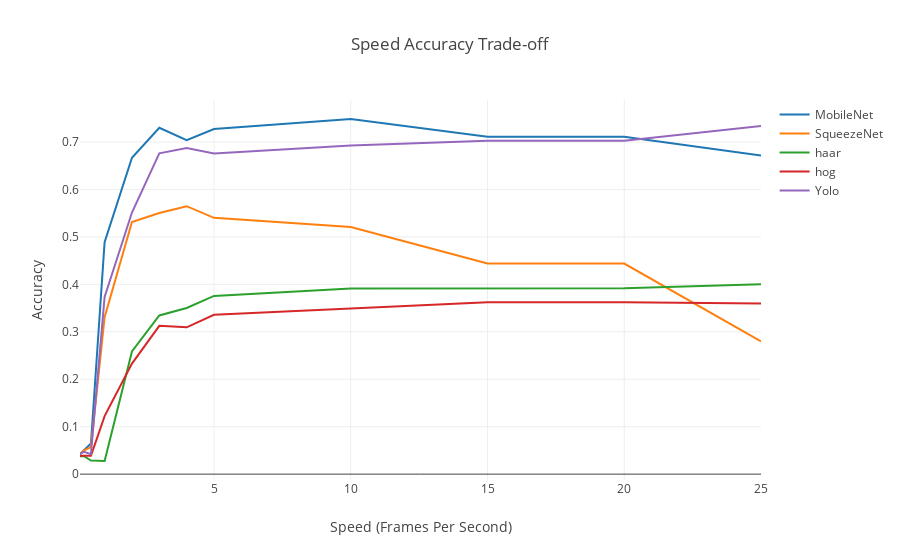

Write notebook code for a chart like this one.
### Code cell
algos = ['MobileNet', 'SqueezeNet', 'haar', 'hog', 'Yolo']
traces = []

for algo in algos:
    trace = go.Scatter(
        y=accuracy_results[accuracy_results['ALGO'] == algo]['AVG_ACC'],
        x=accuracy_results[accuracy_results['ALGO'] == algo]['SPEED'],
        mode='lines',
        name=algo
    )
    traces.append(trace)
    
data = traces
layout = dict(
    title = 'Speed Accuracy Trade-off',
    yaxis = dict(title = 'Accuracy'),
    xaxis = dict(title = 'Speed (Frames Per Second)'),
)
fig = dict(data=data, layout=layout)
iplot(fig)

### Figure 1 — Plotly figure (JSON) as saved in the notebook; plotly's stock layout.template omitted (floating-point values rounded to 4 significant figures)
{"data": [{"mode": "lines", "name": "MobileNet", "type": "scatter", "x": [0.1, 0.25, 0.5, 1, 2, 3, 4, 5, 10, 15, 20, 25], "y": [0.04223, 0.05017, 0.06456, 0.4891, 0.6668, 0.73, 0.7038, 0.7274, 0.7485, 0.7112, 0.7112, 0.6715]}, {"mode": "lines", "name": "SqueezeNet", "type": "scatter", "x": [0.1, 0.25, 0.5, 1, 2, 3, 4, 5, 10, 15, 20, 25], "y": [0.04223, 0.05017, 0.05683, 0.3308, 0.5315, 0.5505, 0.5647, 0.5402, 0.5209, 0.4439, 0.4439, 0.28]}, {"mode": "lines", "name": "haar", "type": "scatter", "x": [0.1, 0.25, 0.5, 1, 2, 3, 4, 5, 10, 15, 20, 25], "y": [0.03778, 0.03778, 0.02861, 0.0277, 0.2587, 0.3344, 0.3502, 0.3756, 0.3911, 0.3919, 0.3919, 0.4001]}, {"mode": "lines", "name": "hog", "type": "scatter", "x": [0.1, 0.25, 0.5, 1, 2, 3, 4, 5, 10, 15, 20, 25], "y": [0.03865, 0.03889, 0.03874, 0.1223, 0.233, 0.3126, 0.3095, 0.3358, 0.3488, 0.3622, 0.3622, 0.3596]}, {"mode": "lines", "name": "Yolo", "type": "scatter", "x": [0.1, 0.25, 0.5, 1, 2, 3, 4, 5, 10, 15, 20, 25], "y": [0.04223, 0.04719, 0.04204, 0.3737, 0.5514, 0.6762, 0.6873, 0.6759, 0.6925, 0.7024, 0.7024, 0.7339]}], "layout": {"title": "Speed Accuracy Trade-off", "xaxis": {"title": "Speed (Frames Per Second)"}, "yaxis": {"title": "Accuracy"}}}
